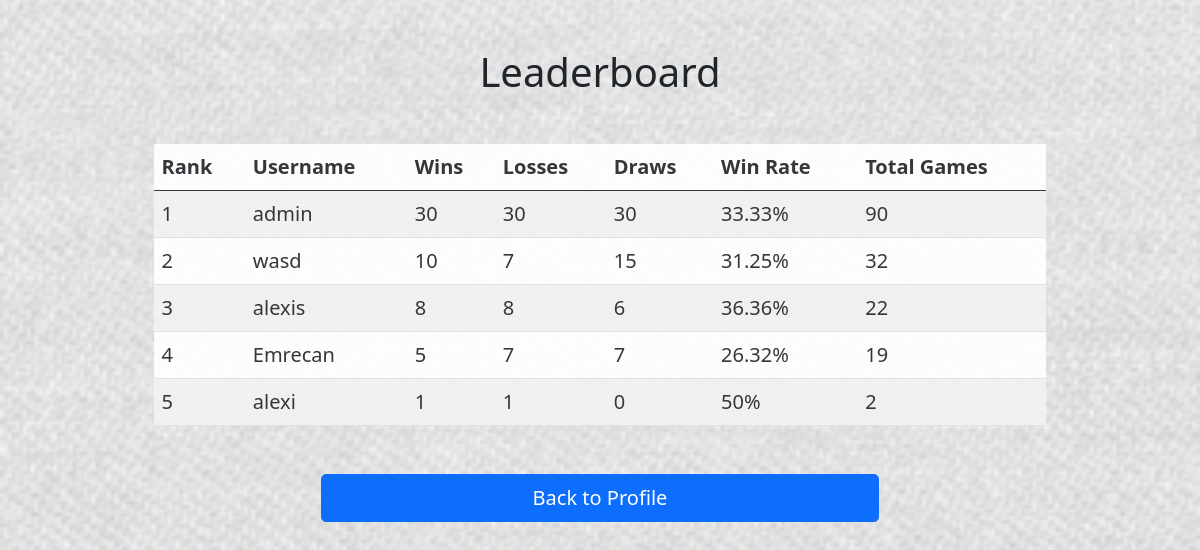
/account/leaderboard.php (signed in), run on the app's committed database.
### tables this page shows
CREATE TABLE `results` (
  `dataid` int(11) NOT NULL,
  `username` varchar(30) NOT NULL,
  `wins` int(11) NOT NULL DEFAULT 0,
  `losses` int(11) NOT NULL DEFAULT 0,
  `draws` int(11) NOT NULL DEFAULT 0
);

### account/leaderboard.php (the view, shortened to what this page needs)
<!DOCTYPE html>
<html>
<head>
	<link rel="stylesheet" type="text/css" href="bootstrap-5.0.2-dist/css/bootstrap.min.css">
</head>
<body>
	<div class="container">
		<h1 class="text-center my-5">Leaderboard</h1>
		<table class="table table-striped table-hover">
			<thead>
				<tr>
					<th>Rank</th>
					<th>Username</th>
					<th>Wins</th>
					<th>Losses</th>
					<th>Draws</th>
					<th>Win Rate</th>
					<th>Total Games</th>
				</tr>
			</thead>
			<tbody>
				<?php
					$servername = "localhost";
					$username = "root";
					$password = "";
					$dbname = "accounts";
					$conn = mysqli_connect($servername, $username, $password, $dbname);
					$sql = "SELECT username, wins, losses, draws FROM results ORDER BY wins DESC";
					$result = mysqli_query($conn, $sql);
					$rank = 1;
					while ($row = mysqli_fetch_assoc($result)) {
						$username = $row['username'];
						$wins = $row['wins'];
						$losses = $row['losses'];
						$draws = $row['draws'];
						$totalGames = $wins + $losses + $draws;
						$winRate = ($totalGames > 0) ? round(($wins / $totalGames) * 100, 2) . "%" : "-";
						echo "<tr>";
						echo "<td>" . $rank . "</td>";
						echo "<td>" . $username . "</td>";
						echo "<td>" . $wins . "</td>";
						echo "<td>" . $losses . "</td>";
						echo "<td>" . $draws . "</td>";
						echo "<td>" . $winRate . "</td>";
						echo "<td>" . $totalGames . "</td>";
						echo "</tr>";
						$rank++;
					}
				?>
			</tbody>
		</table>
		<div class="d-grid gap-2 col-6 mx-auto my-5">
			<a href="profile.php" class="btn btn-primary btn-lg">Back to Profile</a>
		</div>
	</div>
</body>
</html>

### account/leaderboard.php (style rules this page uses)
body { background: url("../images/background.jpg") no-repeat center center fixed; background-size: cover; }
.table { margin: auto; width: 80%; font-size: 20px; background-color: white; opacity: 0.9; }

### data on the page
results: username "admin", wins "30", losses "30", draws "30", winRate "33.33%", totalGames "90"
results: username "wasd", wins "10", losses "7", draws "15", winRate "31.25%", totalGames "32"
results: username "alexis", wins "8", losses "8", draws "6", winRate "36.36%", totalGames "22"
results: username "Emrecan", wins "5", losses "7", draws "7", winRate "26.32%", totalGames "19"
results: username "alexi", wins "1", losses "1", draws "0", winRate "50%", totalGames "2"
